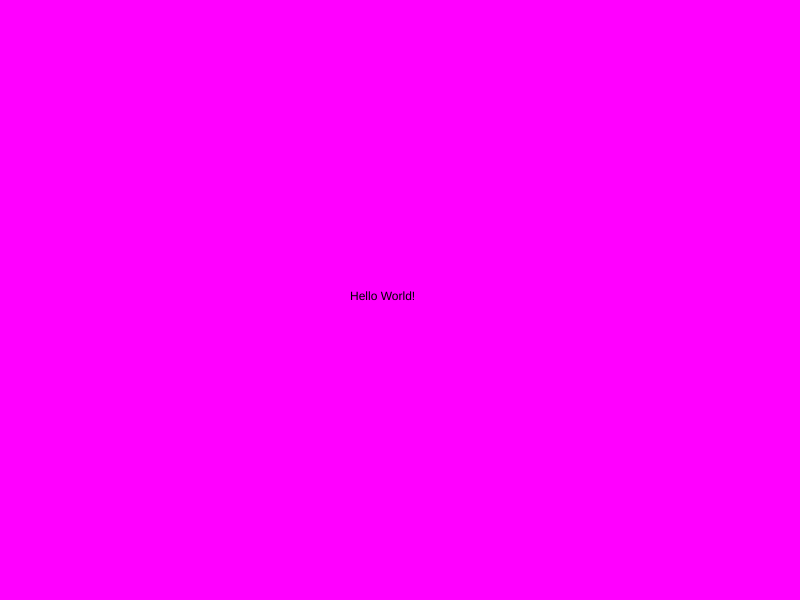
Frame 1 (no input)
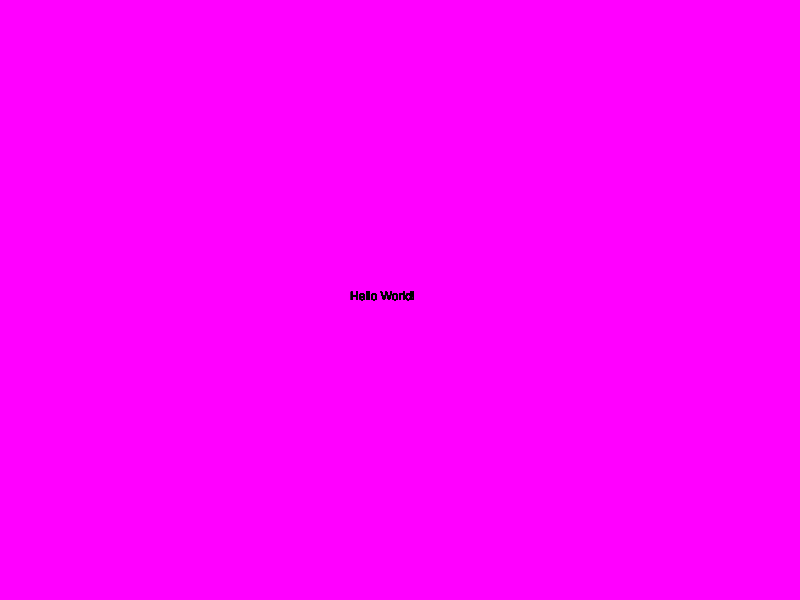
Frame 60 (no input)
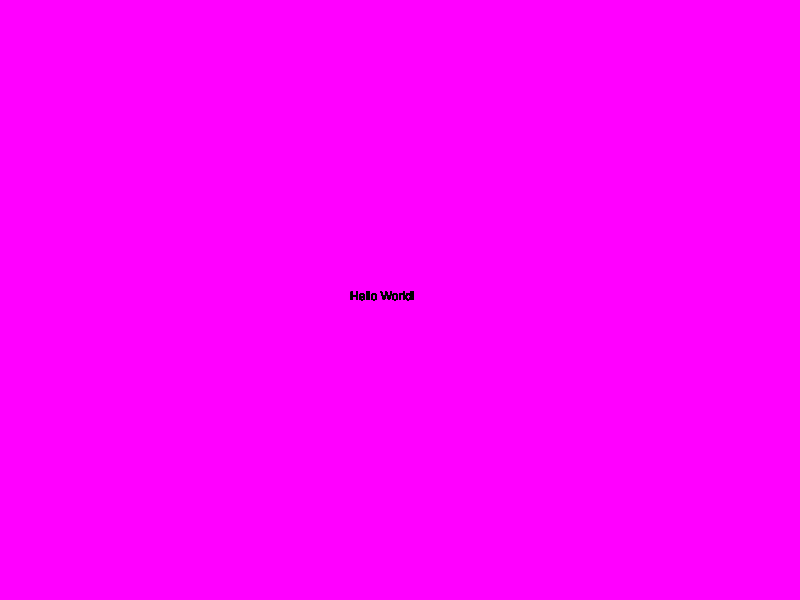
Frame 120 (the mouse pressed at the canvas centre since frame 60)

The p5.js sketch that drew these frames (run headless with seeded random() and noise() and a simulated clock; from frame 60 on, the mouse is pressed at the canvas centre):

// p5.js sketch
// ── sketch.js
// create the setup() function
function setup() {

// create a canvas that is 800px X 600px
  createCanvas( 800,600 );

// create a background with the color 'magenta'
  background( 'magenta' );
}

// create a draw() function
function draw() {

  //create text string with 'Hello World!' inside
  text( 'Hello World!', 350, 300 );

}
